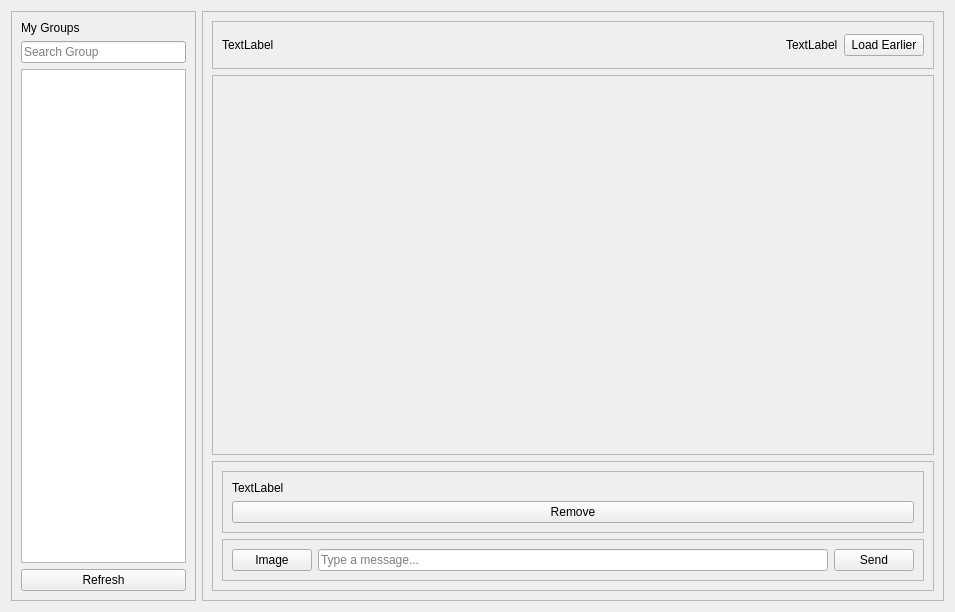
<?xml version="1.0" encoding="UTF-8"?>
<ui version="4.0">
 <class>Form</class>
 <widget class="QWidget" name="Form">
  <property name="geometry">
   <rect>
    <x>0</x>
    <y>0</y>
    <width>955</width>
    <height>612</height>
   </rect>
  </property>
  <property name="windowTitle">
   <string>Form</string>
  </property>
  <layout class="QHBoxLayout" name="horizontalLayout" stretch="1,4">
   <item>
    <widget class="QFrame" name="frame">
     <property name="frameShape">
      <enum>QFrame::Shape::StyledPanel</enum>
     </property>
     <property name="frameShadow">
      <enum>QFrame::Shadow::Raised</enum>
     </property>
     <layout class="QVBoxLayout" name="verticalLayout">
      <item>
       <widget class="QLabel" name="label">
        <property name="text">
         <string>My Groups</string>
        </property>
       </widget>
      </item>
      <item>
       <widget class="QLineEdit" name="lineEdit">
        <property name="placeholderText">
         <string>Search Group</string>
        </property>
       </widget>
      </item>
      <item>
       <widget class="QListWidget" name="listWidget"/>
      </item>
      <item>
       <widget class="QPushButton" name="pushButton">
        <property name="text">
         <string>Refresh</string>
        </property>
       </widget>
      </item>
     </layout>
    </widget>
   </item>
   <item>
    <widget class="QFrame" name="frame_2">
     <property name="frameShape">
      <enum>QFrame::Shape::StyledPanel</enum>
     </property>
     <property name="frameShadow">
      <enum>QFrame::Shadow::Raised</enum>
     </property>
     <layout class="QVBoxLayout" name="verticalLayout_2" stretch="1,8,2">
      <item>
       <widget class="QFrame" name="frame_3">
        <property name="frameShape">
         <enum>QFrame::Shape::StyledPanel</enum>
        </property>
        <property name="frameShadow">
         <enum>QFrame::Shadow::Raised</enum>
        </property>
        <layout class="QHBoxLayout" name="horizontalLayout_2">
         <item>
          <widget class="QLabel" name="label_2">
           <property name="text">
            <string>TextLabel</string>
           </property>
          </widget>
         </item>
         <item>
          <spacer name="horizontalSpacer">
           <property name="orientation">
            <enum>Qt::Orientation::Horizontal</enum>
           </property>
           <property name="sizeHint" stdset="0">
            <size>
             <width>40</width>
             <height>20</height>
            </size>
           </property>
          </spacer>
         </item>
         <item>
          <widget class="QLabel" name="label_3">
           <property name="text">
            <string>TextLabel</string>
           </property>
          </widget>
         </item>
         <item>
          <widget class="QPushButton" name="pushButton_2">
           <property name="text">
            <string>Load Earlier</string>
           </property>
          </widget>
         </item>
        </layout>
       </widget>
      </item>
      <item>
       <widget class="QScrollArea" name="scrollArea">
        <property name="widgetResizable">
         <bool>true</bool>
        </property>
        <widget class="QWidget" name="scrollAreaWidgetContents">
         <property name="geometry">
          <rect>
           <x>0</x>
           <y>0</y>
           <width>719</width>
           <height>362</height>
          </rect>
         </property>
         <layout class="QVBoxLayout" name="verticalLayout_3">
          <item>
           <widget class="QWidget" name="widget" native="true"/>
          </item>
          <item>
           <spacer name="verticalSpacer">
            <property name="orientation">
             <enum>Qt::Orientation::Vertical</enum>
            </property>
            <property name="sizeHint" stdset="0">
             <size>
              <width>20</width>
              <height>40</height>
             </size>
            </property>
           </spacer>
          </item>
         </layout>
        </widget>
       </widget>
      </item>
      <item>
       <widget class="QFrame" name="frame_4">
        <property name="frameShape">
         <enum>QFrame::Shape::StyledPanel</enum>
        </property>
        <property name="frameShadow">
         <enum>QFrame::Shadow::Raised</enum>
        </property>
        <layout class="QVBoxLayout" name="verticalLayout_4" stretch="1,3">
         <item>
          <widget class="QFrame" name="frame_5">
           <property name="frameShape">
            <enum>QFrame::Shape::StyledPanel</enum>
           </property>
           <property name="frameShadow">
            <enum>QFrame::Shadow::Raised</enum>
           </property>
           <layout class="QVBoxLayout" name="verticalLayout_5">
            <item>
             <widget class="QLabel" name="label_4">
              <property name="text">
               <string>TextLabel</string>
              </property>
             </widget>
            </item>
            <item>
             <widget class="QPushButton" name="pushButton_3">
              <property name="text">
               <string>Remove</string>
              </property>
             </widget>
            </item>
           </layout>
          </widget>
         </item>
         <item>
          <widget class="QFrame" name="frame_6">
           <property name="frameShape">
            <enum>QFrame::Shape::StyledPanel</enum>
           </property>
           <property name="frameShadow">
            <enum>QFrame::Shadow::Raised</enum>
           </property>
           <layout class="QHBoxLayout" name="horizontalLayout_3">
            <item>
             <widget class="QPushButton" name="pushButton_4">
              <property name="text">
               <string>Image</string>
              </property>
             </widget>
            </item>
            <item>
             <widget class="QLineEdit" name="lineEdit_2">
              <property name="placeholderText">
               <string>Type a message...</string>
              </property>
             </widget>
            </item>
            <item>
             <widget class="QPushButton" name="pushButton_5">
              <property name="text">
               <string>Send</string>
              </property>
             </widget>
            </item>
           </layout>
          </widget>
         </item>
        </layout>
       </widget>
      </item>
     </layout>
    </widget>
   </item>
  </layout>
 </widget>
 <resources/>
 <connections/>
</ui>
